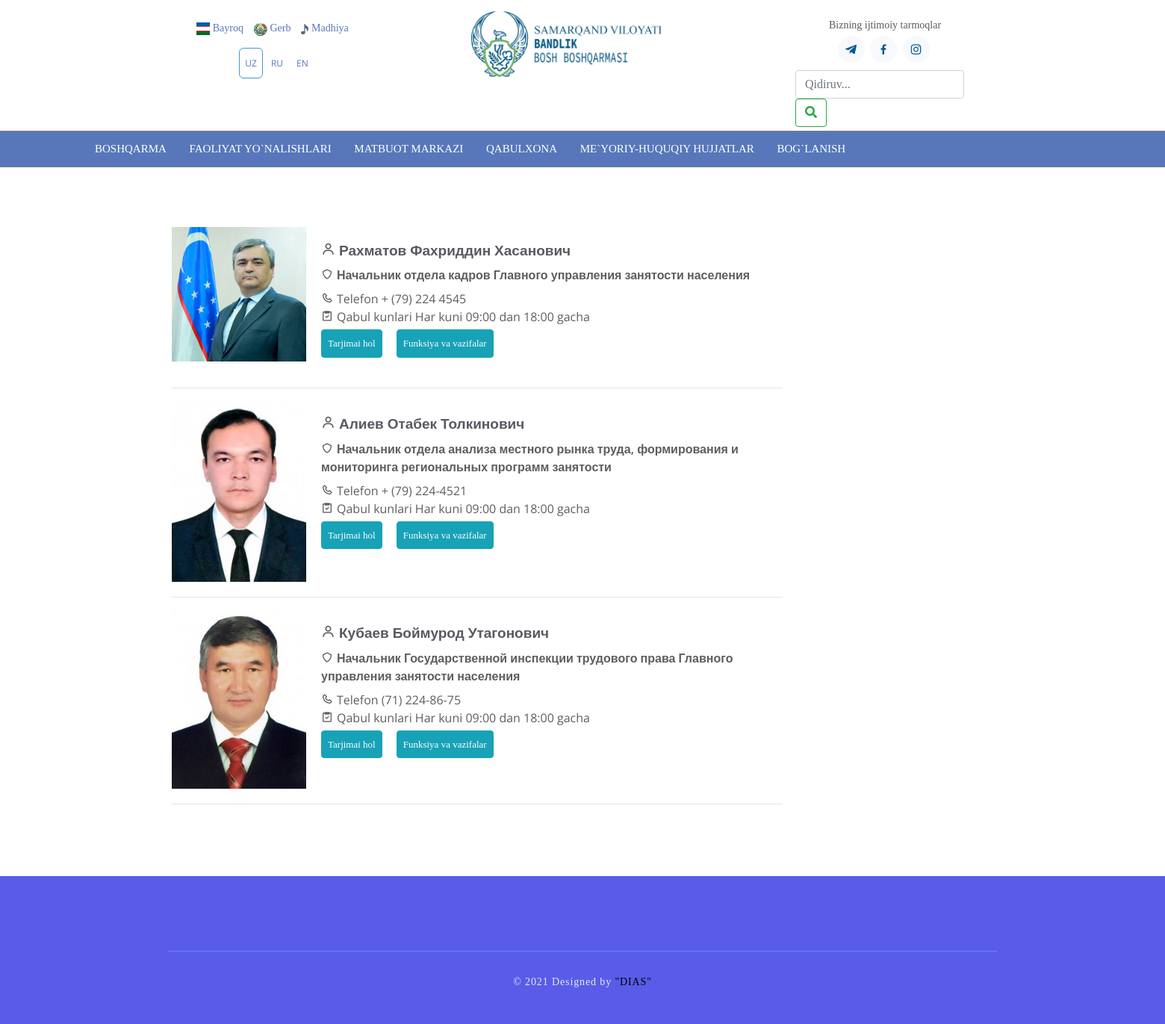
Screenshot of /section/ with the database file from the repository.
### management/models.py (models this page shows, shortened)
class Sections(models.Model):
    name = models.CharField(verbose_name="F.I.SH", max_length=250)
    title = models.CharField(verbose_name="Lavozimi", max_length=250)
    phone = models.CharField(verbose_name="Phone", max_length=15)
    acceptance_dates = models.CharField(verbose_name="Qabul kunlari", max_length=250)
    biography = models.TextField(verbose_name="Tarjimai hol", null=True, blank=True)
    functions_tasks = models.TextField(verbose_name="Funksiya va vazifalar", null=True, blank=True)
    date_time = models.DateTimeField(auto_now_add=True)
    image = models.ImageField()
    class Meta:
        verbose_name="Bo'lim"
        verbose_name_plural="Bo'limlar"

### management/views.py (the view)
# urls.py: path('section/', SectionsView.as_view(), name='section'),
class SectionsView(TemplateView):
    template_name = 'sections.html'
    model = Sections
    def get_context_data(self, **kwargs):
        context = super(SectionsView, self).get_context_data(**kwargs)
        context['sections_list'] = Sections.objects.all().reverse()
        return context

### templates/sections.html (shortened to what this page needs)
{% extends 'base.html' %}
{% load static %}
{% load  i18n %}
{% block content %}
<section class="inner-page">
    <div class="container">
      <div class="row">
          <div class="col-md-9">
{% for section in sections_list %}
<div class="personalBlock">
                <a target="_blank" href="../../uploads/1550475473_img_20181205_180628_481.jpg">
                <img class="personalImage" src="{{ section.image.url}}"></a>
        <div class="personalCard">
            <div class="personalCardName"><i class="bx bx-user"></i>{{section.name}}</div>
            <div class="personalCardPosition"><i class="bx bx-shield"></i>{{ section.title}}</div>
            <div class="personalCardRecDays"><i class="bx bx-phone"></i>{% trans 'Telefon' %} {{section.phone}}</div>
            <div class="personalCardRecDays"><i class="bx bx-task"></i>{% trans 'Qabul kunlari' %} {{ section.acceptance_dates}}</div>
            <div class="minButtons js-toggleLinks">
              <a class="btn btn-info p-2" href="#biography">{% trans 'Tarjimai hol' %}</a>
              <a class="btn btn-info p-2" href="#functions">{% trans 'Funksiya va vazifalar' %}</a>
            </div>
        </div>
    </div>
    <hr>
    {% endfor %}
            </div>
          <div class="col-md-3">
      <div class="blog-sidebar margin-b-30">
          <div class="blog-sidebar-content">
            <ul class="timeline-v2">
                             </ul>
          </div>
      </div>
      <div class="blog-sidebar">
        <div class="blog-sidebar-content">
        </div>
      </div>
    </div>
        </div>
    </div>
  </section>
{% endblock content %}

### frontend/static/assets1/css/blue.css (style rules this page uses)
html, body, div, span, applet, object, iframe, h1, h2, h3, h4, h5, h6, p, blockquote, div pre, a, abbr, acronym, address, big, cite, code, del, dfn, em, font, img, ins, kbd, q, s, samp, small, strike, strong, sub, sup, tt, var, b, u, i, center, dl, dt, dd, ol, ul, li, figure, header, nav, section, article, aside, footer, figcaption { margin: 0; padding: 0; border: 0; outline: 0; }
ul, li { padding: 0; margin: 0; list-style: none; }
header, nav, section, article, aside, footer, hgroup { display: block; }
* { box-sizing: border-box; }
html, body { font-family: "Nunito", sans-serif; font-weight: 400; background-color: rgb(209, 25, 25); font-size: 16px; -ms-text-size-adjust: 100%; -webkit-font-smoothing: antialiased; -moz-osx-font-smoothing: grayscale; }
a { text-decoration: none !important; }
ul { margin-bottom: 0px; }
html, body { background: #fff; color: #6F8BA4; font-family: "Nunito", sans-serif; }

### frontend/static/assets1/css/style.css (style rules this page uses)
section { padding: 60px 0; }

### frontend/static/assets/css/style.css (style rules this page uses)
a { color: #5777ba; }
section { padding: 60px 0; overflow: hidden; }
.inner-page .container { background-color: white; padding:20px 20px; }
.personalBlock { margin: 0 0 20px; }
.personalBlock:after { width: 0; height: 0; clear: both; content: ''; display: block; }
.personalCard { overflow: hidden; padding: 20px; }
.personalCardName { font-size: 19px; font-family: "Open Sans", sans-serif; font-weight: 700; margin: 0 0 10px; line-height: 1.2; }
.personalCardPosition { color: #5d5e5f; font-family: "Open Sans", sans-serif; font-weight: 600; margin: 0 0 8px; }
.personalCardRecDays { color: #5d5e5f; font-family: "Open Sans", sans-serif; }
.personalCard .minButtons { padding: 5px 0 0; }
.minButtons a { display: inline-block; vertical-align: middle; padding: 2px 0; color: #fcfcfc; font-size: 13px; text-decoration: none; margin: 0 15px 0 0; }
.personalImage { width: 180px; height: auto; background-position: center; background-repeat: no-repeat; background-size: cover; background-size: auto 100%; float: left; }
.blog-sidebar .blog-sidebar-content { background: #fff; padding: 15px; }
.margin-b-30 { margin-bottom: 30px; }
.timeline-v2 { position: relative; list-style: none; overflow: hidden; padding: 10px 0 0; }
.bx { padding-right: 5px; }
.row { margin-right:-15px;margin-left:-15px }

### rows the page displays
Sections: image (picture), name "Рахматов Фахриддин Хасанович", title "Начальник отдела кадров Главного управления занятости населения", phone "+ (79) 224 4545", acceptance_dates "Har kuni 09:00 dan 18:00 gacha"
Sections: image (picture), name "Алиев Отабек Толкинович", title "Начальник отдела анализа местного рынка труда, формирования и мониторинга региональных программ занятости", phone "+ (79) 224-4521", acceptance_dates "Har kuni 09:00 dan 18:00 gacha"
Sections: image (picture), name "Кубаев Боймурод Утагонович", title "Начальник Государственной инспекции трудового права Главного управления занятости населения", phone "(71) 224-86-75", acceptance_dates "Har kuni 09:00 dan 18:00 gacha"

### other values shown
{{ lang.code }} "UZ"
{{ lang.code }} "RU" "EN"
